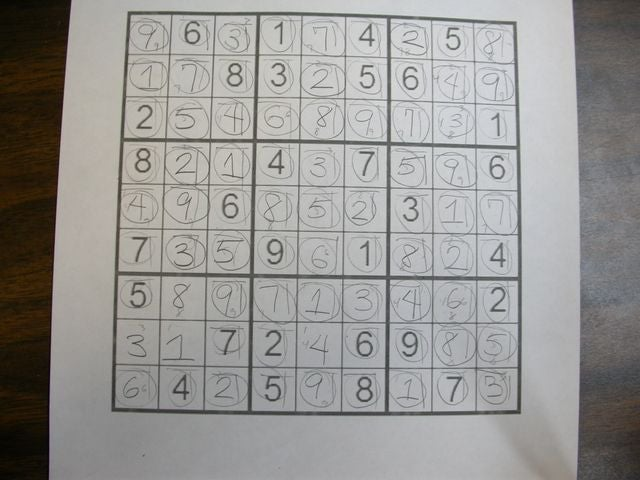
//> input picture inputImages/sudoku.jpg, 640 x 480 px
$ ./03_adaptiveThresholding   (built with g++ and OpenCV 4)
//> lines starting //> are read from the running program, lines starting //| are printed output that depends on the picture; after the words box and inside, x2 and y2 are one past the last pixel; in counts of white or black regions, pixels touching at a corner belong together
/*
Author: Priyen Shah - 141541

Created on Tue Oct 22 20:35:47 2019

Write A program for adaptive thresholding

Acceptance criteria:
 - Store the Output image as another image file
 - The functionality should be written in a separate function and should be written in Python- numpy  / C++
*/


#include<opencv2/opencv.hpp>
#include<opencv2/highgui.hpp>
#include<iostream>
#include<stdint.h>

using namespace std;

int globalAverage(cv::Mat image){

	//iterate over the entire image pixel by pixel
	int Totalintensity = 0;
	for (int h=0; h < image.rows; ++h){
	    for (int w=0; w < image.cols; ++w){
	        Totalintensity += (int)image.at<uint8_t>(h, w);
	    }
	}

	// Find avg intensity of frame
	float avgLum = 0;
	return(Totalintensity/(image.rows * image.cols));


}
cv::Mat binaryThresholding(cv:: Mat image, int thresh=127){

	//iterate over the entire image pixel by pixel
	for (int h=0; h < image.rows; ++h){
	    for (int w=0; w < image.cols; ++w){
	        if((int)image.at<uint8_t>(h, w)>thresh)
	        	image.at<uint8_t>(h, w) = 255;

	        else
	        	image.at<uint8_t>(h, w)=0;
	    }
	}

	return image;
}

void adaptiveThresholding(cv::Mat src){

	int width = src.cols;
	int height = src.rows;
	int GRID_SIZE=80;

	for (int y = 0; y <= height - GRID_SIZE; y += GRID_SIZE) {
	    for (int x = 0; x <= width - GRID_SIZE; x += GRID_SIZE) {

	    	cv::Mat window = src(cv::Rect(x, y, GRID_SIZE, GRID_SIZE));
	    	window = binaryThresholding(window, globalAverage(window));
	        window.copyTo(src(cv::Rect(x, y, GRID_SIZE, GRID_SIZE)));

	    }
	}
}

void saveImageToFile(cv::Mat& image, std::string fileName){

    cv::imwrite(fileName, image);
    std::cout << "Output image saved as: " << fileName << std::endl;
}

int main(){

	cv::Mat image = cv::imread("sudoku.jpg", 0);
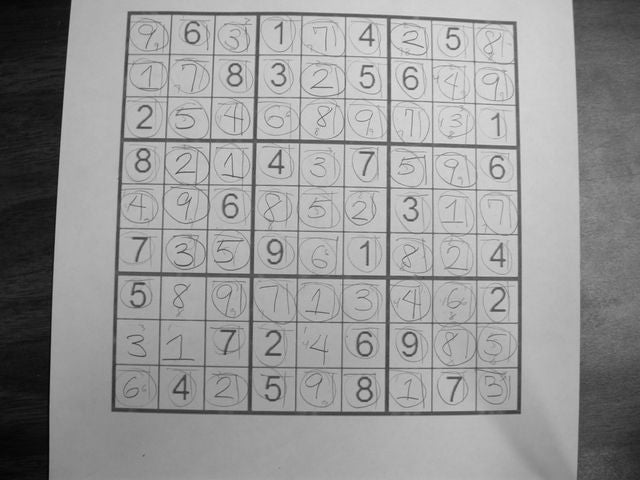
//> image: 480 rows x 640 cols, CV_8UC1; min 2, max 233, mean 150

	cv::imshow("Grayscale image", image);
	cout<<" img dim: " << image.size() << endl;
//|  img dim: [640 x 480]

	adaptiveThresholding(image);
//> after the loop in adaptiveThresholding, `for (int y = 0; y <= height - GRID_SIZE; y += GRID_SIZE)`:
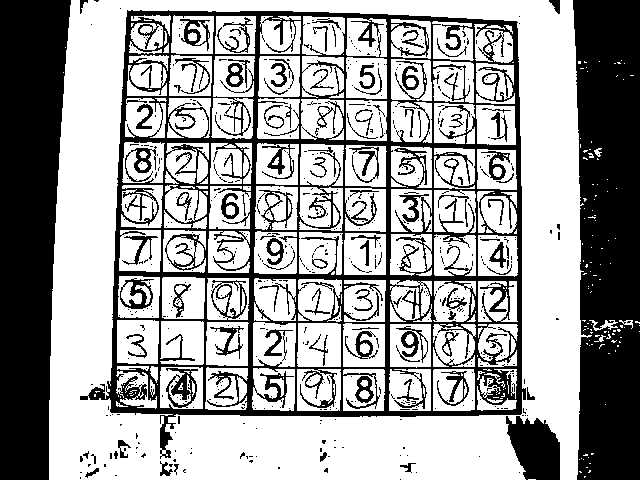
//> src: 480 rows x 640 cols, CV_8UC1; 63% white; 597 black regions (507 under 20 px), largest, box (x1, y1, x2, y2) and area: (80, 10, 526, 459) 42793, (573, 0, 640, 480) 28835, (0, 0, 71, 480) 27070
	cv::imshow("Adap image", image);

	saveImageToFile(image, "adaptiveThresholdedImage.jpg");

	cv::waitKey(0);
	cv::destroyAllWindows();
	return 0;
}

$ run again, with inputImages/3.png saved as inputImages/sudoku.jpg
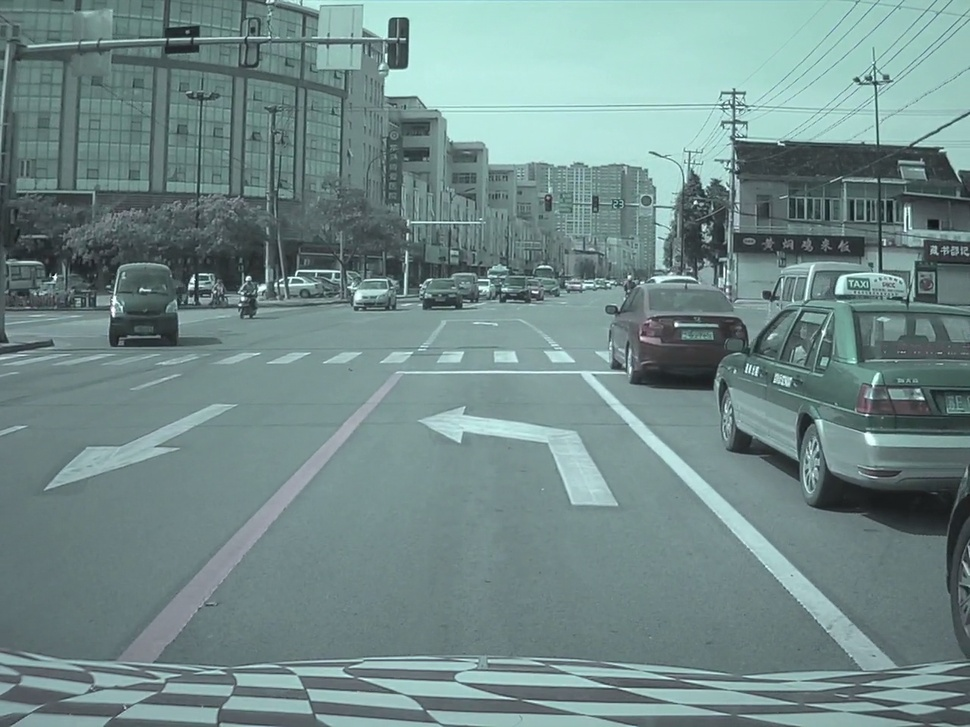
//> input picture inputImages/3.png, 970 x 727 px, shrunk from 1280 x 960 before the run
//> `cv::Mat image = cv::imread("sudoku.jpg", 0);`:
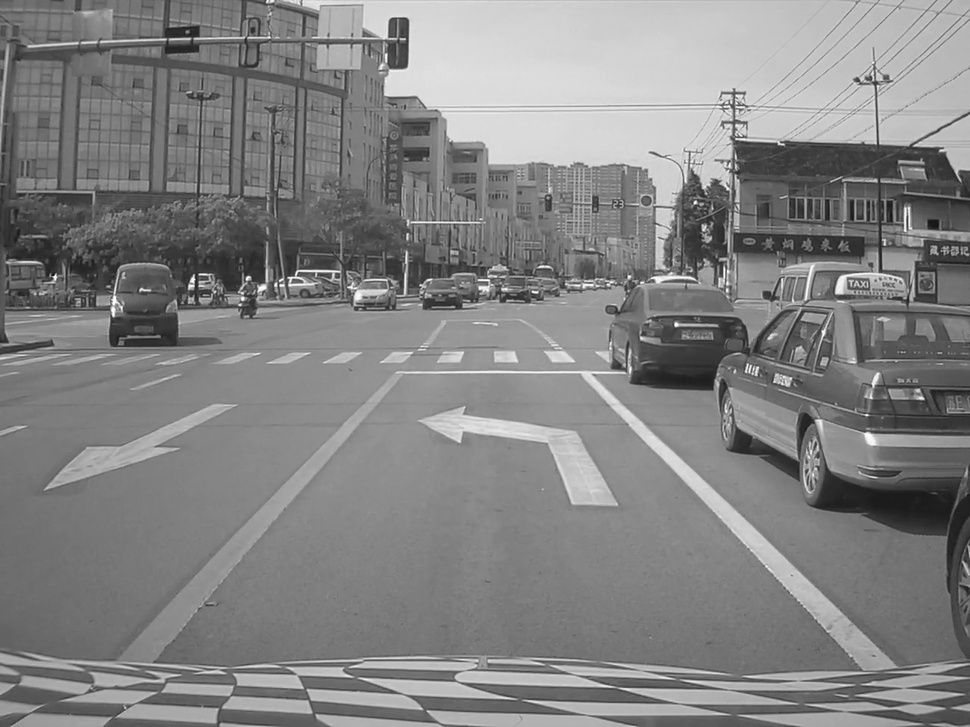
//> image: 727 rows x 970 cols, CV_8UC1; min 13, max 255, mean 130.8
//|  img dim: [970 x 727]
//> after the loop in adaptiveThresholding, `for (int y = 0; y <= height - GRID_SIZE; y += GRID_SIZE)`:
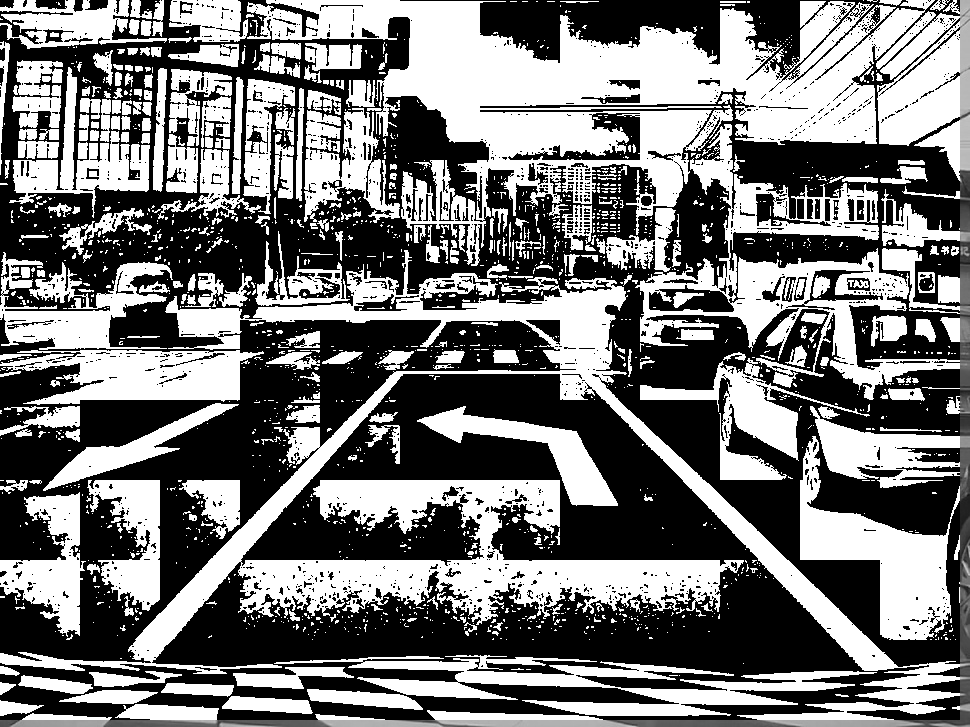
//> src: 727 rows x 970 cols, CV_8UC1; min 0, max 255, mean 118.3
